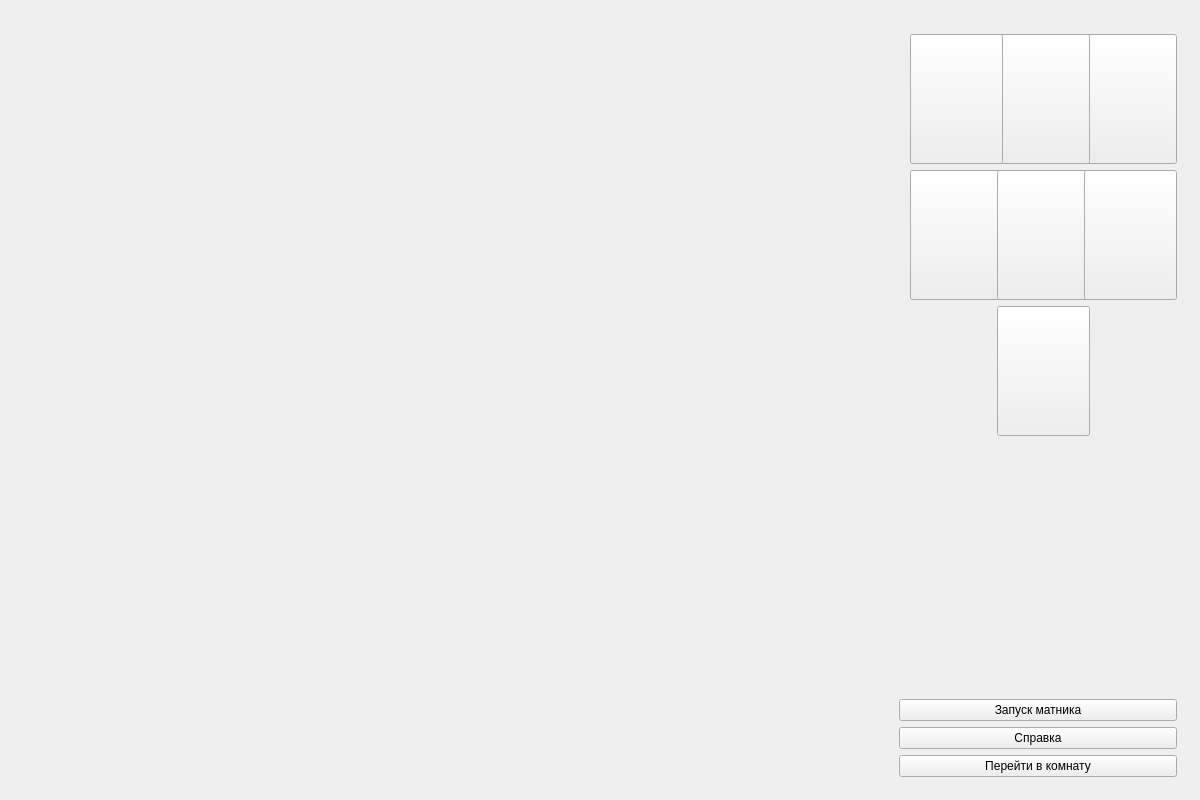
<?xml version="1.0" encoding="UTF-8"?>
<ui version="4.0">
 <class>MainWindow</class>
 <widget class="QMainWindow" name="MainWindow">
  <property name="geometry">
   <rect>
    <x>0</x>
    <y>0</y>
    <width>1200</width>
    <height>800</height>
   </rect>
  </property>
  <property name="windowTitle">
   <string>MainWindow</string>
  </property>
  <widget class="QWidget" name="centralWidget">
   <layout class="QGridLayout" name="gridLayout">
    <item row="0" column="0">
     <widget class="QWidget" name="w" native="true">
      <layout class="QHBoxLayout" name="horizontalLayout">
       <property name="spacing">
        <number>1</number>
       </property>
       <property name="leftMargin">
        <number>1</number>
       </property>
       <property name="topMargin">
        <number>1</number>
       </property>
       <property name="rightMargin">
        <number>1</number>
       </property>
       <property name="bottomMargin">
        <number>1</number>
       </property>
       <item>
        <widget class="QWidget" name="dvid" native="true"/>
       </item>
       <item>
        <spacer name="horizontalSpacer">
         <property name="orientation">
          <enum>Qt::Horizontal</enum>
         </property>
         <property name="sizeType">
          <enum>QSizePolicy::Fixed</enum>
         </property>
         <property name="sizeHint" stdset="0">
          <size>
           <width>5</width>
           <height>5</height>
          </size>
         </property>
        </spacer>
       </item>
       <item>
        <widget class="QWidget" name="control" native="true">
         <property name="minimumSize">
          <size>
           <width>300</width>
           <height>0</height>
          </size>
         </property>
         <property name="maximumSize">
          <size>
           <width>300</width>
           <height>16777215</height>
          </size>
         </property>
         <layout class="QVBoxLayout" name="verticalLayout">
          <item>
           <widget class="QWidget" name="numbers" native="true">
            <layout class="QGridLayout" name="gridLayout_2">
             <item row="1" column="4">
              <widget class="QPushButton" name="room3">
               <property name="minimumSize">
                <size>
                 <width>93</width>
                 <height>130</height>
                </size>
               </property>
               <property name="maximumSize">
                <size>
                 <width>93</width>
                 <height>130</height>
                </size>
               </property>
               <property name="styleSheet">
                <string notr="true">background-image: url(:/Res/3.jpg);</string>
               </property>
              </widget>
             </item>
             <item row="2" column="1">
              <widget class="QPushButton" name="room4">
               <property name="minimumSize">
                <size>
                 <width>93</width>
                 <height>130</height>
                </size>
               </property>
               <property name="maximumSize">
                <size>
                 <width>93</width>
                 <height>130</height>
                </size>
               </property>
               <property name="styleSheet">
                <string notr="true">background-image: url(:/Res/4.jpg);</string>
               </property>
              </widget>
             </item>
             <item row="2" column="2">
              <widget class="QPushButton" name="room5">
               <property name="minimumSize">
                <size>
                 <width>93</width>
                 <height>130</height>
                </size>
               </property>
               <property name="maximumSize">
                <size>
                 <width>93</width>
                 <height>130</height>
                </size>
               </property>
               <property name="styleSheet">
                <string notr="true">background-image: url(:/Res/5.jpg);</string>
               </property>
              </widget>
             </item>
             <item row="1" column="2">
              <widget class="QPushButton" name="room2">
               <property name="minimumSize">
                <size>
                 <width>93</width>
                 <height>130</height>
                </size>
               </property>
               <property name="maximumSize">
                <size>
                 <width>93</width>
                 <height>130</height>
                </size>
               </property>
               <property name="styleSheet">
                <string notr="true">background-image: url(:/Res/2.jpg);</string>
               </property>
              </widget>
             </item>
             <item row="2" column="4">
              <widget class="QPushButton" name="room6">
               <property name="minimumSize">
                <size>
                 <width>93</width>
                 <height>130</height>
                </size>
               </property>
               <property name="maximumSize">
                <size>
                 <width>93</width>
                 <height>130</height>
                </size>
               </property>
               <property name="styleSheet">
                <string notr="true">background-image: url(:/Res/6.jpg);</string>
               </property>
              </widget>
             </item>
             <item row="1" column="1">
              <widget class="QPushButton" name="room1">
               <property name="minimumSize">
                <size>
                 <width>93</width>
                 <height>130</height>
                </size>
               </property>
               <property name="maximumSize">
                <size>
                 <width>93</width>
                 <height>130</height>
                </size>
               </property>
               <property name="styleSheet">
                <string notr="true">background-image: url(:/Res/1.jpg);</string>
               </property>
               <property name="autoDefault">
                <bool>false</bool>
               </property>
              </widget>
             </item>
             <item row="3" column="2">
              <widget class="QPushButton" name="room7">
               <property name="minimumSize">
                <size>
                 <width>93</width>
                 <height>130</height>
                </size>
               </property>
               <property name="maximumSize">
                <size>
                 <width>93</width>
                 <height>130</height>
                </size>
               </property>
               <property name="styleSheet">
                <string notr="true">background-image: url(:/Res/7.jpg);</string>
               </property>
              </widget>
             </item>
            </layout>
           </widget>
          </item>
          <item>
           <spacer name="verticalSpacer">
            <property name="orientation">
             <enum>Qt::Vertical</enum>
            </property>
            <property name="sizeHint" stdset="0">
             <size>
              <width>20</width>
              <height>40</height>
             </size>
            </property>
           </spacer>
          </item>
          <item>
           <widget class="QPushButton" name="startBut">
            <property name="text">
             <string>Запуск матника</string>
            </property>
           </widget>
          </item>
          <item>
           <widget class="QPushButton" name="pushButton_2">
            <property name="minimumSize">
             <size>
              <width>0</width>
              <height>0</height>
             </size>
            </property>
            <property name="text">
             <string>Справка</string>
            </property>
           </widget>
          </item>
          <item>
           <widget class="QPushButton" name="pushButton">
            <property name="text">
             <string>Перейти в комнату</string>
            </property>
           </widget>
          </item>
         </layout>
        </widget>
       </item>
      </layout>
     </widget>
    </item>
   </layout>
  </widget>
 </widget>
 <layoutdefault spacing="6" margin="11"/>
 <resources/>
 <connections/>
</ui>
